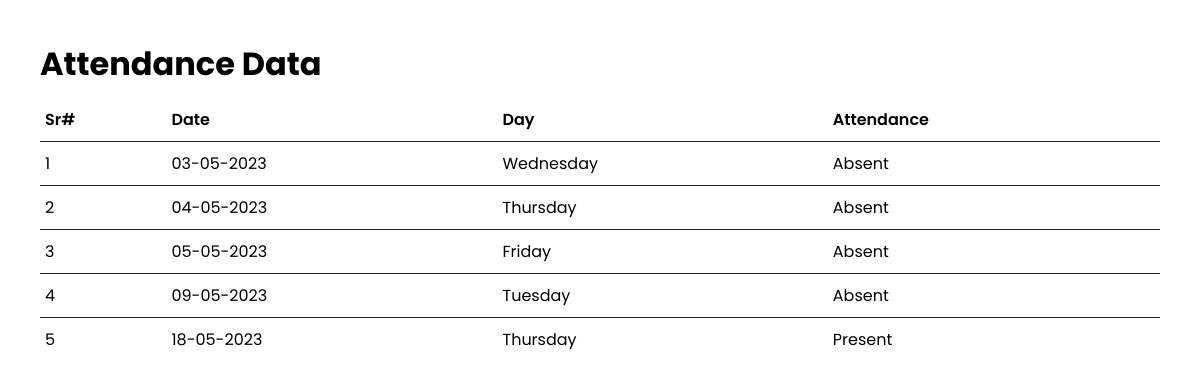
The app's page /trackteacher_data.php (signed in) with its own data.
### tables this page shows
CREATE TABLE `teacher_attendance` (
  `att_id` int(11) NOT NULL,
  `att_class` varchar(255) NOT NULL,
  `att_date` date NOT NULL,
  `teacher_name` varchar(255) NOT NULL,
  `attend` varchar(255) NOT NULL,
  `att_teacherUID` varchar(255) NOT NULL
);

### trackteacher_data.php (the view, shortened to what this page needs)
<?php
include 'php/db.php';
$teacher_uid = $_SESSION['teacher_uid'];
?>
<!DOCTYPE html>
<html lang="en">
<head>
    <link rel="stylesheet" href="css/style.css">
</head>
<body>
    <div class="trackstd">
    <h1>Attendance Data</h1>
    <table>
        <thead>
            <tr>
                <td>Sr#</td>
                <td>Date</td>
                <td>Day</td>
                <td>Attendance</td>
            </tr>
        </thead>
        <tbody>
        <?php
        $qry = mysqli_query($conn , "SELECT * FROM `teacher_attendance` WHERE `att_teacherUID` = '{$teacher_uid}' ORDER BY `att_date` ASC");
        $i = 0;
        while($trackteacher = mysqli_fetch_assoc($qry)){
            $day = date('l', strtotime($trackteacher['att_date']));
            ?>
        <tr>
            <td><?php echo ++$i; ?></td>
            <td><?php echo date("d-m-Y",strtotime($trackteacher['att_date'])); ?></td>
            <td><?php echo $day ?></td>
            <td style="text-transform:capitalize;"><?php echo $trackteacher['attend'] ?></td>
        </tr>
        <?php
        }
        ?>
    </tbody>
    </table>
    </div>
</body>
</html>

### css/style.css (style rules this page uses)
* { margin: 0; padding: 0; box-sizing: border-box; font-family: "Poppins", sans-serif; }
:root { --main-color: #003147; --primary-color:#03a9f4; --present: #068022; --absent: #80061e; --leave: #c8c816; --bl-outline:rgba(0, 0, 0, 0.2); --lg-outline:rgba(255, 255, 255, 0.2); }
body { overflow-x: hidden; }
.trackstd { position: relative; padding: 40px; }
.trackstd table { width: 100%; border-collapse: collapse; margin-top: 10px; }
.trackstd table thead td { font-weight: 600; }
.trackstd table tr { border-bottom: 1px solid #282828; }
.trackstd table tbody tr:last-child { border-bottom: none; }
.trackstd table tr td { padding: 9px 5px; }

### records on screen
teacher_attendance: att_date "03-05-2023", att_date "Wednesday", attend "Absent"
teacher_attendance: att_date "04-05-2023", att_date "Thursday", attend "Absent"
teacher_attendance: att_date "05-05-2023", att_date "Friday", attend "Absent"
teacher_attendance: att_date "09-05-2023", att_date "Tuesday", attend "Absent"
teacher_attendance: att_date "18-05-2023", att_date "Thursday", attend "Present"
